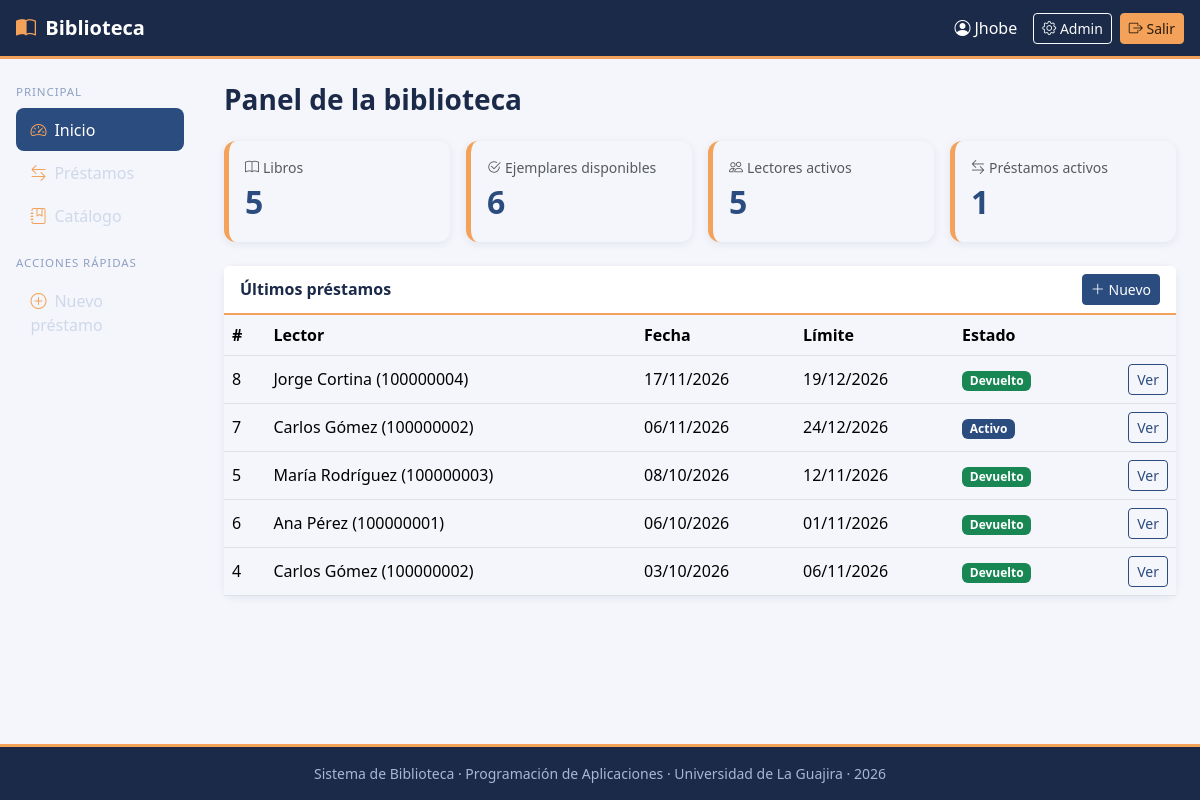
The app's page / (signed in) with its own data.
### apps/prestamos/models.py (models this page shows, shortened)
class Prestamo(models.Model):
    ESTADOS = [
        ('activo', 'Activo'),
        ('devuelto', 'Devuelto'),
        ('vencido', 'Vencido'),
        ('cancelado', 'Cancelado'),
    ]
    pk_pre_id = models.AutoField(primary_key=True)
    fk_lec_id = models.ForeignKey(
        'lectores.Lector', on_delete=models.PROTECT, db_column='fk_lec_id', related_name='prestamos'
    )
    pre_fecha_prestamo = models.DateField(default=timezone.localdate)
    pre_fecha_limite = models.DateField()
    pre_estado = models.CharField(max_length=20, choices=ESTADOS, default='activo')
    pre_observaciones = models.TextField(blank=True)
    class Meta:
        db_table = 'tbl_prestamo'
        ordering = ['-pre_fecha_prestamo', '-pk_pre_id']
        verbose_name = 'préstamo'
        verbose_name_plural = 'préstamos'

### apps/lectores/models.py (models this page shows)
class Lector(models.Model):
    pk_lec_id = models.AutoField(primary_key=True)
    lec_documento = models.CharField(max_length=25, unique=True)
    lec_nombres = models.CharField(max_length=100)
    lec_apellidos = models.CharField(max_length=100)
    lec_correo = models.EmailField(unique=True)
    lec_telefono = models.CharField(max_length=25, blank=True)
    lec_fecha_registro = models.DateField(auto_now_add=True)
    lec_activo = models.BooleanField(default=True)
    class Meta:
        db_table = 'tbl_lector'
        ordering = ['lec_apellidos', 'lec_nombres']
        verbose_name = 'lector'
        verbose_name_plural = 'lectores'
    def __str__(self):
        return f'{self.lec_nombres} {self.lec_apellidos} ({self.lec_documento})'

### config/views.py (the view)
# urls.py: path('', views.inicio, name='inicio'),
@login_required
def inicio(request):
    tarjetas = [
        {'titulo': 'Libros', 'valor': Libro.objects.count(), 'icono': 'bi-book'},
        {'titulo': 'Ejemplares disponibles',
         'valor': Ejemplar.objects.filter(eje_estado='disponible').count(), 'icono': 'bi-check2-circle'},
        {'titulo': 'Lectores activos',
         'valor': Lector.objects.filter(lec_activo=True).count(), 'icono': 'bi-people'},
        {'titulo': 'Préstamos activos',
         'valor': Prestamo.objects.filter(pre_estado='activo').count(), 'icono': 'bi-arrow-left-right'},
    ]
    ultimos = Prestamo.objects.select_related('fk_lec_id')[:5]
    return render(request, 'inicio.html', {'tarjetas': tarjetas, 'ultimos': ultimos})

### templates/inicio.html (shortened to what this page needs)
{% extends 'base.html' %}
{% block contenido %}
<h1 class="h3 titulo-pagina mb-4">Panel de la biblioteca</h1>
<div class="row g-3 mb-4">
  {% for t in tarjetas %}
  <div class="col-6 col-xl-3">
    <div class="card tarjeta-dato h-100">
      <div class="card-body">
        <div class="text-muted small"><i class="bi {{ t.icono }} me-1"></i>{{ t.titulo }}</div>
        <div class="numero">{{ t.valor }}</div>
      </div>
    </div>
  </div>
  {% endfor %}
</div>
<div class="card">
  <div class="card-header d-flex justify-content-between align-items-center">
    Últimos préstamos
    <a href="{% url 'prestamos:crear' %}" class="btn btn-sm btn-primary"><i class="bi bi-plus-lg"></i> Nuevo</a>
  </div>
  <div class="table-responsive">
    <table class="table table-hover align-middle mb-0">
      <thead><tr><th>#</th><th>Lector</th><th>Fecha</th><th>Límite</th><th>Estado</th><th></th></tr></thead>
      <tbody>
        {% for p in ultimos %}
        <tr>
          <td>{{ p.pk_pre_id }}</td>
          <td>{{ p.fk_lec_id }}</td>
          <td>{{ p.pre_fecha_prestamo|date:"d/m/Y" }}</td>
          <td>{{ p.pre_fecha_limite|date:"d/m/Y" }}</td>
          <td>{% include 'prestamos/_estado.html' %}</td>
          <td class="text-end"><a href="{% url 'prestamos:detalle' p.pk_pre_id %}" class="btn btn-sm btn-outline-primary">Ver</a></td>
        </tr>
        {% empty %}
        <tr><td colspan="6" class="text-center text-muted py-4">Aún no hay préstamos registrados.</td></tr>
        {% endfor %}
      </tbody>
    </table>
  </div>
</div>
{% endblock %}

### templates/base.html (shortened to what this page needs)
{% load static %}<!DOCTYPE html>
<html lang="es">
<head>
  <link href="https://cdn.jsdelivr.net/npm/bootstrap@5.3.3/dist/css/bootstrap.min.css" rel="stylesheet">
  <link href="https://cdn.jsdelivr.net/npm/bootstrap-icons@1.11.3/font/bootstrap-icons.css" rel="stylesheet">
  <link href="{% static 'css/estilos.css' %}" rel="stylesheet">
</head>
<body>
  {% with ns=request.resolver_match.namespace %}
  <nav class="navbar navbar-dark navbar-bib px-3">
    <div class="d-flex align-items-center">
      <a class="navbar-brand fw-bold" href="{% url 'inicio' %}">
        <i class="bi bi-book-half me-1"></i> Biblioteca
      </a>
    </div>
    <div class="d-flex align-items-center text-white">
      {% if user.is_authenticated %}
        <span class="me-3 d-none d-sm-inline"><i class="bi bi-person-circle me-1"></i>{{ user.get_username }}</span>
        {% if user.is_staff %}
        <a class="btn btn-sm btn-outline-light me-2" href="{% url 'admin:index' %}">
          <i class="bi bi-gear"></i> Admin
        </a>
        {% endif %}
        <form method="post" action="{% url 'logout' %}" class="m-0">
          <button type="submit" class="btn btn-sm btn-acento"><i class="bi bi-box-arrow-right"></i> Salir</button>
        </form>
      {% else %}
        <a class="btn btn-sm btn-acento" href="{% url 'login' %}"><i class="bi bi-box-arrow-in-right"></i> Ingresar</a>
      {% endif %}
    </div>
  </nav>
  <div class="container-fluid contenido">
    <div class="row">
      {% if user.is_authenticated %}
      <aside class="offcanvas-lg offcanvas-start sidebar col-lg-2 p-3" tabindex="-1" id="menuLateral"
             style="--bs-offcanvas-bg: var(--bib-noche); --bs-offcanvas-width: 260px;">
        <div class="offcanvas-body d-block p-0">
          <p class="titulo-seccion mb-2 mt-lg-2">Principal</p>
          <ul class="nav flex-column mb-3">
            <li class="nav-item">
              <a class="nav-link {% if request.resolver_match.url_name == 'inicio' %}active{% endif %}" href="{% url 'inicio' %}">
                <i class="bi bi-speedometer2"></i>Inicio</a>
            </li>
            <li class="nav-item">
              <a class="nav-link {% if ns == 'prestamos' %}active{% endif %}" href="{% url 'prestamos:lista' %}">
                <i class="bi bi-arrow-left-right"></i>Préstamos</a>
            </li>
            <li class="nav-item">
              <a class="nav-link {% if ns == 'libros' %}active{% endif %}" href="{% url 'libros:lista' %}">
                <i class="bi bi-journal-bookmark"></i>Catálogo</a>
            </li>
          </ul>
          <p class="titulo-seccion mb-2">Acciones rápidas</p>
          <ul class="nav flex-column">
            <li class="nav-item">
              <a class="nav-link" href="{% url 'prestamos:crear' %}"><i class="bi bi-plus-circle"></i>Nuevo préstamo</a>
            </li>
          </ul>
        </div>
      </aside>
      {% endif %}
      <main class="{% if user.is_authenticated %}col-lg-10{% else %}col-12{% endif %} p-4">
        {% block contenido %}{% endblock %}
      </main>
    </div>
  </div>
  <footer class="footer-bib text-center py-3 small">
    Sistema de Biblioteca · Programación de Aplicaciones · Universidad de La Guajira · {% now "Y" %}
  </footer>
  {% endwith %}
</body>
</html>

### templates/prestamos/_estado.html
{% if p.pre_estado == 'activo' %}<span class="badge text-bg-primary">{{ p.get_pre_estado_display }}</span>
{% elif p.pre_estado == 'devuelto' %}<span class="badge text-bg-success">{{ p.get_pre_estado_display }}</span>
{% elif p.pre_estado == 'vencido' %}<span class="badge text-bg-danger">{{ p.get_pre_estado_display }}</span>
{% else %}<span class="badge text-bg-secondary">{{ p.get_pre_estado_display }}</span>{% endif %}

### static/css/estilos.css (style rules this page uses)
:root { --bib-noche: #1b2a49; --bib-azul: #2b4c7e; --bib-acento: #f4a259; --bib-fondo: #f4f6fb; --bs-primary: var(--bib-azul); --bs-primary-rgb: 43, 76, 126; --bs-link-color: var(--bib-azul); --bs-link-color-rgb: 43, 76, 126; --bs-link-hover-color: #1d3558; --bs-body-bg: var(--bib-fondo); }
body { background: var(--bib-fondo); min-height: 100vh; display: flex; flex-direction: column; }
.btn-primary { --bs-btn-bg: var(--bib-azul); --bs-btn-border-color: var(--bib-azul); --bs-btn-hover-bg: #1d3558; --bs-btn-hover-border-color: #1d3558; --bs-btn-active-bg: #1d3558; --bs-btn-active-border-color: #1d3558; --bs-btn-disabled-bg: var(--bib-azul); --bs-btn-disabled-border-color: var(--bib-azul); }
.btn-outline-primary { --bs-btn-color: var(--bib-azul); --bs-btn-border-color: var(--bib-azul); --bs-btn-hover-bg: var(--bib-azul); --bs-btn-hover-border-color: var(--bib-azul); --bs-btn-active-bg: var(--bib-azul); --bs-btn-active-border-color: var(--bib-azul); }
.btn-acento { --bs-btn-bg: var(--bib-acento); --bs-btn-border-color: var(--bib-acento); --bs-btn-color: #2a1c0a; --bs-btn-hover-bg: #e8914a; --bs-btn-hover-border-color: #e8914a; --bs-btn-hover-color: #2a1c0a; }
.navbar-bib { background: var(--bib-noche); border-bottom: 3px solid var(--bib-acento); }
.navbar-bib .navbar-brand i { color: var(--bib-acento); }
.sidebar { background: var(--bib-noche); min-height: 100%; }
.sidebar .nav-link { color: #cfd8ea; border-radius: .5rem; padding: .6rem .9rem; }
.sidebar .nav-link i { color: var(--bib-acento); margin-right: .5rem; }
.sidebar .nav-link.active { background: var(--bib-azul); color: #fff; }
.sidebar .titulo-seccion { color: #8fa0c4; font-size: .72rem; letter-spacing: .08em; text-transform: uppercase; }
.contenido { flex: 1; }
.card { border: 0; box-shadow: 0 2px 8px rgba(27, 42, 73, .08); border-radius: .75rem; }
.card-header { background: #fff; border-bottom: 2px solid var(--bib-acento); font-weight: 600; color: var(--bib-noche); }
.tarjeta-dato { border-left: 5px solid var(--bib-acento); }
.tarjeta-dato .numero { font-size: 2rem; font-weight: 700; color: var(--bib-azul); }
.table thead { background: var(--bib-noche); color: #fff; }
.titulo-pagina { color: var(--bib-noche); font-weight: 700; }
.footer-bib { background: var(--bib-noche); color: #aab6d1; border-top: 3px solid var(--bib-acento); }

### records on screen
Prestamo: pk_pre_id "8", fk_lec_id "Jorge Cortina (100000004)", pre_fecha_prestamo "17/11/2026", pre_fecha_limite "19/12/2026", pre_estado "Devuelto"
Prestamo: pk_pre_id "7", fk_lec_id "Carlos Gómez (100000002)", pre_fecha_prestamo "06/11/2026", pre_fecha_limite "24/12/2026", pre_estado "Activo"
Prestamo: pk_pre_id "5", fk_lec_id "María Rodríguez (100000003)", pre_fecha_prestamo "08/10/2026", pre_fecha_limite "12/11/2026", pre_estado "Devuelto"
Prestamo: pk_pre_id "6", fk_lec_id "Ana Pérez (100000001)", pre_fecha_prestamo "06/10/2026", pre_fecha_limite "01/11/2026", pre_estado "Devuelto"
Prestamo: pk_pre_id "4", fk_lec_id "Carlos Gómez (100000002)", pre_fecha_prestamo "03/10/2026", pre_fecha_limite "06/11/2026", pre_estado "Devuelto"

### other values on screen
{{ user.get_username }} "Jhobe"
{{ t.titulo }} "Libros" "Ejemplares disponibles" "Lectores activos" "Préstamos activos"
{{ t.valor }} "5" "6" "5" "1"
